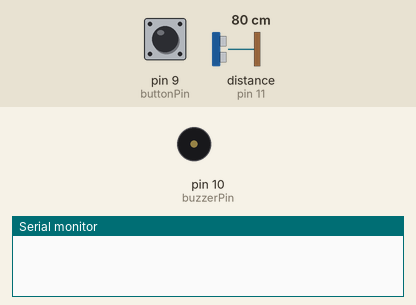
Simulated run of this sketch. Board: Arduino Uno, built with avr-gcc and run on an emulated ATmega328P. On the bench: buzzer (waves = sounding), the last lines printed to the serial monitor. The inputs (shaded band) are chosen by the test bench; at power-on: pin 9 (buttonPin) HIGH, distance to the obstacle (sensor on pin 11) 80 cm. The echo pulse lasts 58.3 µs per cm.

Above: at 1.2 s.
1.3 s: pin 9 (buttonPin) pulled LOW for 0.15 s
3.2 s: distance to the obstacle (sensor on pin 11) set to 2 cm
At 4.4 s:
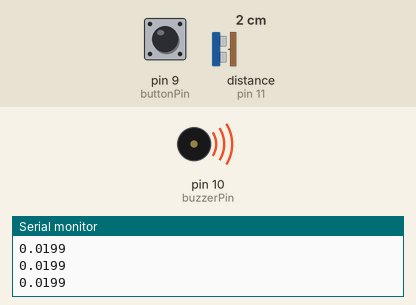
4.7 s: distance to the obstacle (sensor on pin 11) set to 4 cm
6.2 s: distance to the obstacle (sensor on pin 11) set to 120 cm
At 6.6 s:
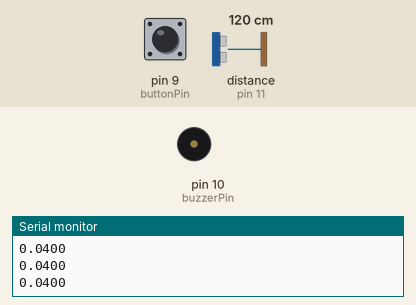
Timing chart, 0 to 8.7 s (numbered marks = the images above; inputs shaded):
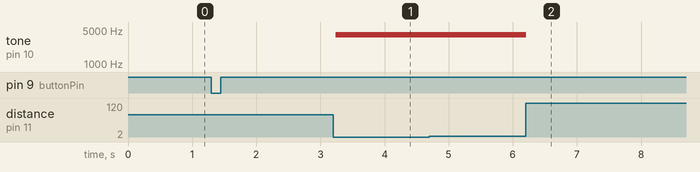

Measured:
- after the input at 3.2 s, tone on pin 10 (buzzerPin): silent → 4000 Hz at once
- after the input at 6.2 s, tone on pin 10 (buzzerPin): 4000 Hz → silent at once

The sketch:

ArduinoUnoBlindProject.ino
```cpp
// Nate Newhart - ArduinoUnoBlindProject.ino - 2026

// ---------------------- Global Variables ----------------------

const int buttonPin = 9;    // button (other leg to GND)
const int buzzerPin = 10;   // passive buzzer (other leg to GND)

bool systemOn = false;
bool lastButtonState = HIGH;
unsigned long lastDebounceTime = 0;
const unsigned long debounceDelay = 50;

// Ultrasonic distance meter pins
const int trigPin = A0;
const int echoPin = 11;

// Distance noise reduction
int pastIndex = 0; // Most recent distance measurement index
const int distArrSize = 5;
float distanceArr[distArrSize]; // Array with past 5 distances measured
const float minDistance = 0.05;
const float maxDistance = .75;   // 50 cm, in meters

// Buzzer variables
unsigned int buzzerFrequency = 0;
const unsigned int minFreq = 100;
const unsigned int maxFreq = 4000;

unsigned long lastSensorTime = 0;
const unsigned long sensorInterval = 20;   // ms between readings

// ---------------------- Arduino Main ----------------------

void setup()
{
  pinMode(buttonPin, INPUT_PULLUP);
  pinMode(buzzerPin, OUTPUT);
  noTone(buzzerPin);

  pinMode(trigPin, OUTPUT);
  pinMode(echoPin, INPUT);
  Serial.begin(9600);

  for (int i = 0; i < distArrSize; i++) distanceArr[i] = 1.0;
}

void loop()
{
  // ---- Button: toggles system on/off ----
  bool reading = digitalRead(buttonPin);

  if (reading != lastButtonState && millis() - lastDebounceTime > debounceDelay)
  {
    lastDebounceTime = millis();

    if (reading == LOW) // button just pressed
    {
      if (systemOn == false)
      {
        systemOn = true;
      }
      else
      {
        systemOn = false;                    // Turn off buzzer
        noTone(buzzerPin);
      }
    }
  }
  lastButtonState = reading;

  // ---- Continuous distance check (only while ON) ----
  if (systemOn && millis() - lastSensorTime >= sensorInterval)
  {
    lastSensorTime = millis();

    digitalWrite(trigPin, LOW);
    delayMicroseconds(2);
    digitalWrite(trigPin, HIGH);
    delayMicroseconds(10);
    digitalWrite(trigPin, LOW);

    long duration = pulseIn(echoPin, HIGH, 6000);   // 30 ms timeout

    if (duration > 0)
    {
      float currDistance = (duration * 0.000343) / 2.0;  // set object distance to meters
      Serial.println(currDistance, 4);

      distanceArr[pastIndex] = currDistance;
      pastIndex = (pastIndex + 1) % distArrSize;

      float smoothedDistance = median5(distanceArr); // Median of readings

      if (smoothedDistance <= maxDistance)
      {
        float distanceRatio = (smoothedDistance - minDistance) / (maxDistance - minDistance);
        distanceRatio = constrain(distanceRatio, 0.0, 1.0);
        buzzerFrequency = lerp(maxFreq, minFreq, distanceRatio);
        tone(buzzerPin, buzzerFrequency);
      }
      else
      {
        noTone(buzzerPin);
      }
    }
    else
    {
      noTone(buzzerPin);
    }
  }
}

// ------------------- Helper Functions -------------------

inline int lerp(int low, int high, float t)
{
  return (int)(low + t * (high - low));
}
float median5(const float *arr)
{
  float v[5];
  for (int i = 0; i < 5; i++)
  {
    v[i] = arr[i];   // copy so the original buffer keeps its order
  }

  // insertion sort
  for (int i = 1; i < 5; i++)
  {
    float key = v[i];
    int j = i - 1;
    while (j >= 0 && v[j] > key)
    {
      v[j + 1] = v[j];
      j--;
    }
    v[j + 1] = key;
  }

  return v[2];   // middle of 5 sorted values
}
```
